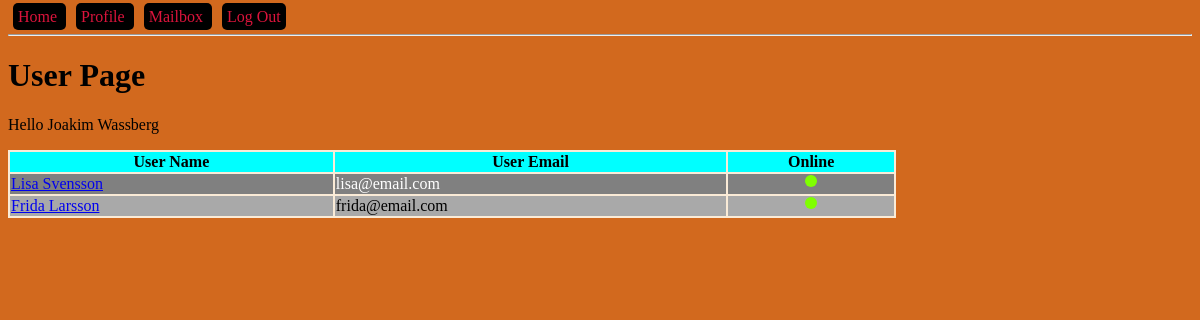
The app's page /profile (signed in) with its own data.
### models.py (models this page shows, shortened)
class User(db.Model):
    id = db.Column(db.Integer, primary_key=True, autoincrement=True)
    name = db.Column(db.String(150))
    email = db.Column(db.String(150), unique=True)
    password = db.Column(db.String(100))
    admin = db.Column(db.BOOLEAN, default=False)
    online = db.Column(db.BOOLEAN, default=False)
    sent_messages = db.relationship('Message', backref='sender', lazy=True)
    recv_messages = db.relationship('Message', secondary=message_recv, lazy='subquery',
                                    backref=db.backref('receivers', lazy=True))

### blueprints/user/__init__.py (the view)
@bp_user.get('/profile')
@login_required
def user_get():
    users = get_all_but_current_user()
    return render_template("user.html", users=users)

### app.py (called while the page is built)
def create_app():
    app = Flask(__name__)
    app.config['SECRET_KEY'] = '123secret'
    app.config['SQLALCHEMY_TRACK_MODIFICATIONS'] = False
    app.config['SQLALCHEMY_DATABASE_URI'] = 'sqlite:///db.sqlite'
    db.init_app(app)
    login_manager = LoginManager()
    login_manager.init_app(app)
    @login_manager.user_loader
    def load_user(user_id):
        from models import User
        return User.query.filter_by(id=user_id).first()
    from blueprints.open import bp_open
    app.register_blueprint(bp_open)
    from blueprints.user import bp_user
    app.register_blueprint(bp_user)
    from blueprints.api import bp_api
    app.register_blueprint(bp_api, url_prefix='/api/v1.0')
    return app

### controllers/user_controller.py (called while the page is built)
def get_all_but_current_user():
    from models import User
    user = current_user
    return User.query.filter(User.id != user.id).all()

### templates/user.html (shortened to what this page needs)
{% extends "base-template.html" %}
{% block content %}
    <h1 id="main-heading">User Page</h1>
    <p>Hello {{ current_user.name }}</p>
    <table>
        <tr>
            <th>User Name</th>
            <th>User Email</th>
            <th>Online</th>
        </tr>
        {% for user in users %}
            <tr>
                <td><a href="{{ url_for('bp_user.message_get', user_id=user.id) }}">{{ user.name }}</a></td>
                <td>{{ user.email }}</td>
                <td class="center-content">
                    {% if user.online %}
                        <div class="circle online"></div>
                    {% else %}
                        <div class="circle offline"></div>
                    {% endif %}
                </td>
            </tr>
        {% endfor %}
    </table>
{% endblock %}

### static/css/main.css (style rules this page uses)
body { background-color: chocolate; }
table { width: 75%; background-color: antiquewhite; }
th { background: aqua; }
tr:nth-child(odd) { background: darkgrey; }
tr:nth-child(even) { background: grey; color: white; }
.center-content { display:flex; align-items: center; align-content: center; }
.circle { margin: 0 auto; width: 12px; height: 12px; border-radius: 50%; }
.online { background: chartreuse; }

### records on screen
User: name "Joakim Wassberg"
User: name "Lisa Svensson", email "lisa@email.com", online True (drawn)
User: name "Frida Larsson", email "frida@email.com", online True (drawn)
